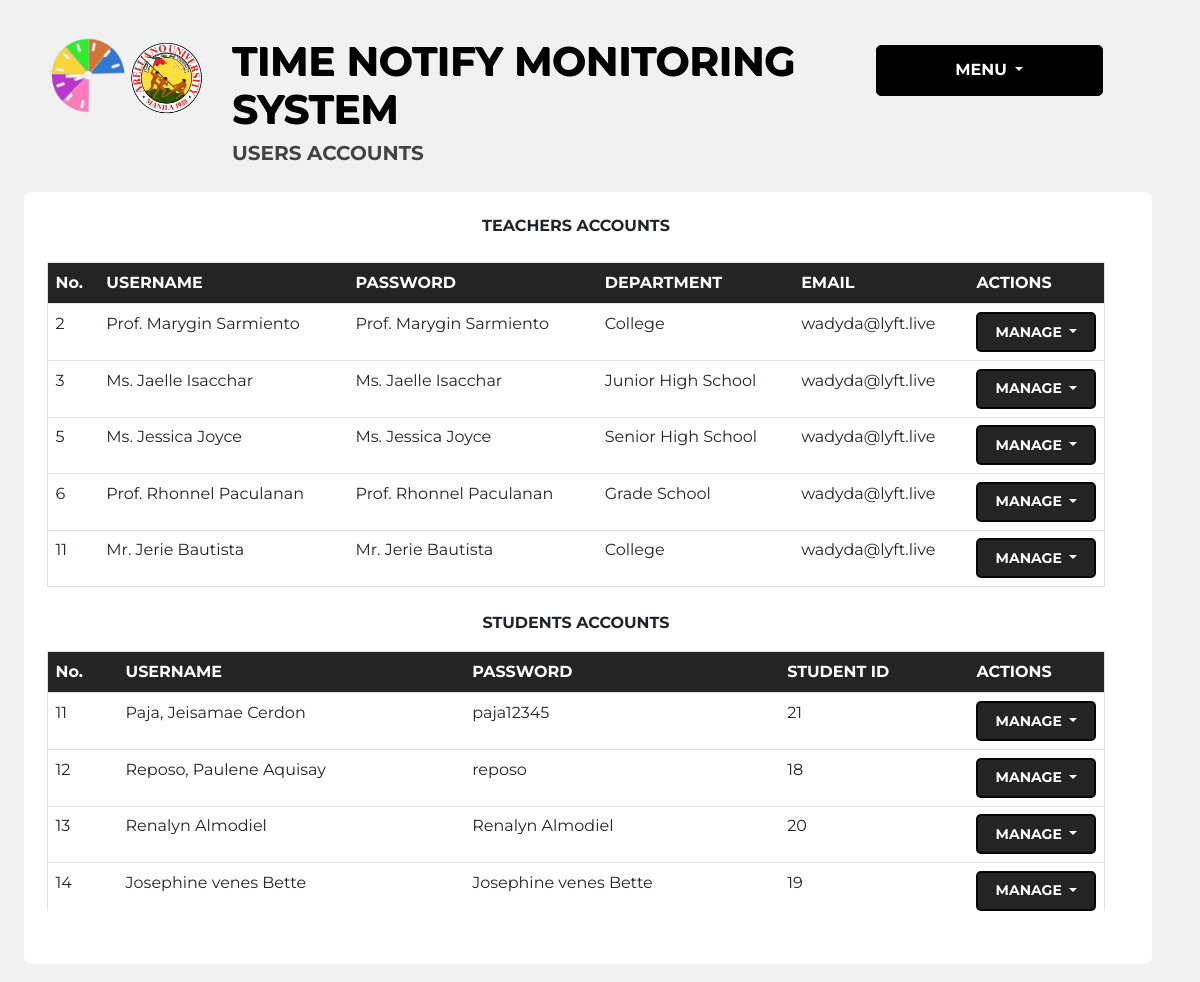
/users/main.php (signed in), run on the app's committed database.
### tables this page shows
CREATE TABLE `teachers_acc` (
  `teacher_id` int(20) NOT NULL,
  `t_username` varchar(50) NOT NULL,
  `t_password` varchar(50) NOT NULL,
  `t_department` varchar(50) NOT NULL,
  `t_email` text NOT NULL
);

CREATE TABLE `studguardian_acc` (
  `sg_id` int(20) NOT NULL,
  `sg_username` varchar(50) NOT NULL,
  `sg_password` varchar(50) NOT NULL,
  `sg_stud_id` varchar(50) NOT NULL
);

### users/main.php (the view, shortened to what this page needs)
<?php
    $con = connect();
?>
    <!DOCTYPE html>
    <html lang="en">
    <head>
    <link href="https://cdn.jsdelivr.net/npm/bootstrap@5.2.3/dist/css/bootstrap.min.css" rel="stylesheet">
    <link rel="stylesheet" type="text/css" href="css/main.css">
    </head>
<body>
<div class="cont">
    <div class="row row_outer ">
        <div class="row row_upper order-sm-1">
            <div class="col-sm-2 text-center">
                <img class="icon" src="../assets/aulogo.png" alt="right">
                <img class="icon" src="../assets/logo_icon.png" alt="right">
            </div>
            <div class="col-sm-7">
                <h1>TIME NOTIFY MONITORING SYSTEM</h1>
                <h5>USERS ACCOUNTS</h5>
            </div>
            <div class="col-sm-3 dropdown">
                <button class="btn btntoggle dropdown-toggle" type="button" id="dropdownMenuButton1" data-bs-toggle="dropdown" aria-expanded="false">
                    MENU
                </button>
            </div>
        </div>
        <div class="row row_inner order-sm-2">
            <div class="row overflow-auto row_table table-bordered table-responsive-xl order-sm-2">
           <center class="fw-bold section_title"> TEACHERS ACCOUNTS</center> <br> <br>
            <table class="table table-hover ">
                <thead>
                    <tr class="heading">
                    <th scope="col ">No.</th>
                    <th scope="col">USERNAME</th>
                    <th scope="col">PASSWORD</th>
                    <th scope="col">DEPARTMENT</th>
                    <th scope="col">EMAIL</th>
                    <th scope="col">ACTIONS</th>
                    </tr>
                </thead>
                <tbody>
                    <?php
                            $sql="Select * from `teachers_acc`";
                            $result=mysqli_query($con,$sql);
                            if($result){
                                while($row=mysqli_fetch_assoc($result))
                                {
                                    $teacher_id=$row['teacher_id'];
                                    $t_username=$row['t_username'];
                                    $t_password=$row['t_password'];
                                    $t_department=$row['t_department'];
                                    $t_email=$row['t_email'];
                                    echo'<tr>
                                            <td >'.$teacher_id.'</td>
                                            <td >'.$t_username.'</td>
                                            <td >'.$t_password.'</td>
                                            <td >'.$t_department.'</td>
                                            <td >'.$t_email.'</td>
                                            <td class="buttons">
                                            <div class="col-sm-12 dropdown">
                                            <button class="btn fw-bold table_button dropdown-toggle" type="button" id="dropdownMenuButton1" data-bs-toggle="dropdown" aria-expanded="false">
                                                MANAGE
                                            </button>
                                            <ul class="dropdown-menu" aria-labelledby="dropdownMenuButton1">
                                                <li class="text-center"><a href="teacher/teacherupdate.php?teacher_id='.$teacher_id.'" class="b" >UPDATE</a></li>
                                                <li class="text-center"><a href="teacher/teacherdelete.php?teacher_id='.$teacher_id.'" class="b">DELETE</a></li>
                                            </ul>
                                        </div>
                                                </td>
                                        <tr>
                                    ';
                                }
                            }
                       ?>
                </tbody>
            </table>
            <br><p class="pt-2 fw-bold section_title text-center">STUDENTS ACCOUNTS </p><br> <br>
            <table class="table table-hover ">
                <thead>
                    <tr class="heading">
                    <th scope="col ">No.</th>
                    <th scope="col">USERNAME</th>
                    <th scope="col">PASSWORD</th>
                    <th scope="col">STUDENT ID</th>
                    <th scope="col">ACTIONS</th>
                    </tr>
                </thead>
                <tbody>
                    <?php
                            $sql="Select * from `studguardian_acc`";
                            $result=mysqli_query($con,$sql);
                            if($result){
                                while($row=mysqli_fetch_assoc($result))
                                {
                                    $sg_id=$row['sg_id'];
                                    $sg_username=$row['sg_username'];
                                    $sg_password=$row['sg_password'];
                                    $sg_stud_id=$row['sg_stud_id'];
                                    echo'<tr>
                                            <td >'.$sg_id.'</td>
                                            <td >'.$sg_username.'</td>
                                            <td >'.$sg_password.'</td>
                                            <td >'.$sg_stud_id.'</td>
                                            <td class="buttons">
                                            <div class="col-sm-12 dropdown">
                                            <button class="btn fw-bold table_button dropdown-toggle" type="button" id="dropdownMenuButton1" data-bs-toggle="dropdown" aria-expanded="false">
                                                MANAGE
                                            </button>
                                            <ul class="dropdown-menu" aria-labelledby="dropdownMenuButton1">
                                                <li class="text-center"><a href="student-guardian/studguarupdate.php?sg_id='.$sg_id.'" class="b" >UPDATE</a></li>
                                                <li class="text-center"><a href="student-guardian/studguardelete.php?sg_id='.$sg_id.'" class="b">DELETE</a></li>
                                            </ul>
                                        </div>
                                                </td>
                                        <tr>
                                    ';
                                }
                            }
                       ?>
                </tbody>
            </table>
            </div>
        </div>
</div>
</div>
  </body>
</html>

### users/css/main.css (style rules this page uses)
* { margin:0; padding:0; font-family: 'Montserrat', sans-serif; }
.cont { background-color: #f0f0f0e9; width:100%; height:100vh; align-items: center; padding-top:25px; padding-bottom:20px; display:flex; }
.row_outer { width:98%; height: 98%; margin:auto; padding: 1% 2% 1.5% 2%; border-radius: 7px; display:flex; margin-bottom: 2%; }
.row_inner { background-color: white; width:100%; padding: 2% 2% 1.5% 2%; border-radius: 7px; height:87%; box-shadow: black; font-family: 'helvetica'; }
.row_table { height:480px; overflow-y: hidden; margin-bottom:1%; height:95%; }
.heading { background-color:rgba(0, 0, 0, 0.859); color:white; }
h1 { color: black; font-weight:bold; text-shadow: 1px 1px black; }
h5 { text-transform: uppercase; font-weight: bold; color:rgba(0, 0, 0, 0.721); padding-bottom: 3%; }
.btntoggle { padding-top:5%; padding-bottom:5%; padding-left: 10%; padding-right: 10%; background-color: black; color:white; border-color: black; font-weight: bold; border-radius:5px; margin-bottom: 1%; margin-top: 3%; width:90%; }
.icon { max-width:80px; height: auto; float: right; }
.table_button { font-size:14px; background-color:rgba(0, 0, 0, 0.859); border: 2px solid rgba(0, 0, 0, 0.859); border-radius:5px; width:120px; height:40px; color:white; font-weight: bold; }
.buttons { width:10%; }

### data on the page
teachers_acc: teacher_id "2", t_username "Prof. Marygin Sarmiento", t_password "Prof. Marygin Sarmiento", t_department "College", t_email "wadyda@lyft.live"
teachers_acc: teacher_id "3", t_username "Ms. Jaelle Isacchar", t_password "Ms. Jaelle Isacchar", t_department "Junior High School", t_email "wadyda@lyft.live"
teachers_acc: teacher_id "5", t_username "Ms. Jessica Joyce", t_password "Ms. Jessica Joyce", t_department "Senior High School", t_email "wadyda@lyft.live"
teachers_acc: teacher_id "6", t_username "Prof. Rhonnel Paculanan", t_password "Prof. Rhonnel Paculanan", t_department "Grade School", t_email "wadyda@lyft.live"
teachers_acc: teacher_id "11", t_username "Mr. Jerie Bautista", t_password "Mr. Jerie Bautista", t_department "College", t_email "wadyda@lyft.live"
studguardian_acc: sg_id "11", sg_username "Paja, Jeisamae Cerdon", sg_password "paja12345", sg_stud "21"
studguardian_acc: sg_id "12", sg_username "Reposo, Paulene Aquisay", sg_password "reposo", sg_stud "18"
studguardian_acc: sg_id "13", sg_username "Renalyn Almodiel", sg_password "Renalyn Almodiel", sg_stud "20"
studguardian_acc: sg_id "14", sg_username "Josephine venes Bette", sg_password "Josephine venes Bette", sg_stud "19"
